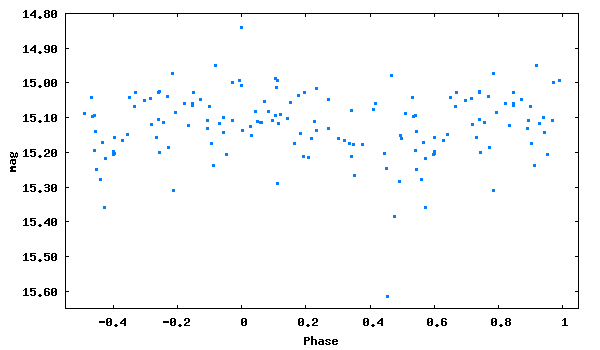

Source code (gnuplot):
set term png size 600,350 medium
set colors classic
set output 'phase_lc_16.png'
set xlabel 'Phase'
set ylabel 'mag'
#set title 'JDmax = 2447035.45800 + 0.2185006 x E'
set format y '%5.2f'
plot [-0.55:1.05][15.65:14.80] "phase_lc_16.dat" linecolor 3 pointtype 5 pointsize 0.3 title ""
